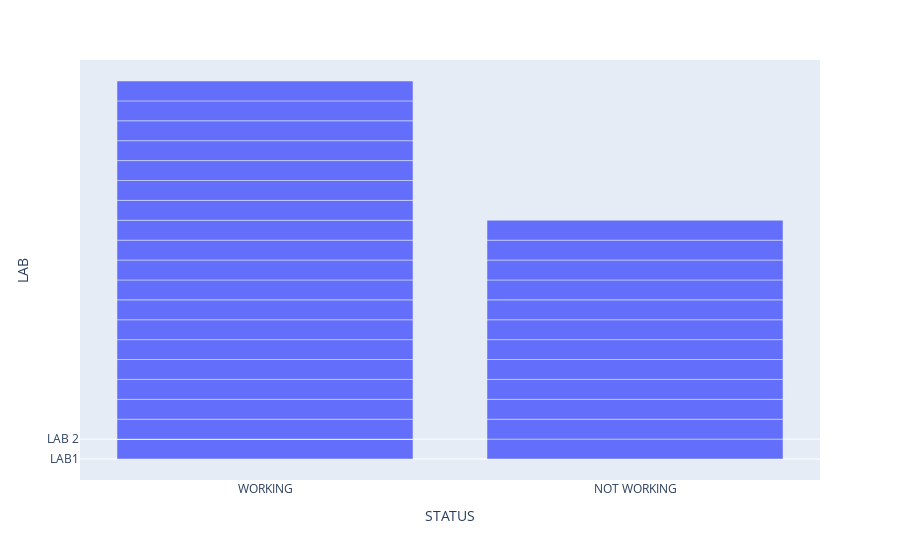

Write notebook code for a chart like this one.
### Code cell
fig = px.bar(df, y='LAB', x='STATUS')
fig.show()

### Figure 1 — Plotly figure (JSON) as saved in the notebook; plotly's stock layout.template omitted (floating-point values rounded to 4 significant figures)
{"data": [{"alignmentgroup": "True", "hovertemplate": "STATUS=%{x}<br>LAB=%{y}<extra></extra>", "legendgroup": "", "marker": {"color": "#636efa"}, "name": "", "offsetgroup": "", "orientation": "v", "showlegend": false, "textposition": "auto", "type": "bar", "x": ["WORKING", "WORKING", "WORKING", "WORKING", "WORKING", "WORKING", "WORKING", "WORKING", "WORKING", "WORKING", "WORKING", "WORKING", "WORKING", "WORKING", "WORKING", "WORKING", "WORKING", "WORKING", "WORKING", "WORKING", "WORKING", "WORKING", "WORKING", "WORKING", "WORKING", "WORKING", "WORKING", "WORKING", "WORKING", "WORKING", "NOT WORKING", "WORKING", "WORKING", "WORKING", "WORKING", "WORKING", "WORKING", "WORKING", "WORKING", "WORKING", "WORKING", "WORKING", "NOT WORKING", "WORKING", "WORKING", "WORKING", "WORKING", "NOT WORKING", "NOT WORKING", "NOT WORKING", "NOT WORKING", "NOT WORKING", "NOT WORKING", "NOT WORKING", "NOT WORKING", "NOT WORKING", "NOT WORKING"], "xaxis": "x", "y": ["LAB1", "LAB1", "LAB1", "LAB1", "LAB1", "LAB1", "LAB 2", "LAB1", "LAB1", "LAB1", "LAB1", "LAB1", "LAB1", "LAB1", "LAB1", "LAB1", "LAB1", "LAB1", "LAB1", "LAB1", "LAB1", "LAB1", "LAB1", "LAB1", "LAB1", "LAB1", "LAB1", "LAB 2", "LAB 2", "LAB 2", "LAB 2", "LAB 2", "LAB 2", "LAB 2", "LAB 2", "LAB 2", "LAB 2", "LAB 2", "LAB 2", "LAB 2", "LAB 2", "LAB 2", "LAB 2", "LAB 2", "LAB 2", "LAB 2", "LAB 2", "LAB 2", "LAB 2", "LAB 2", "LAB 2", "LAB 2", "LAB 2", "LAB 2", "LAB 2", "LAB 2", "LAB 2"], "yaxis": "y"}], "layout": {"barmode": "relative", "legend": {"tracegroupgap": 0}, "margin": {"t": 60}, "xaxis": {"anchor": "y", "domain": [0, 1], "title": {"text": "STATUS"}}, "yaxis": {"anchor": "x", "domain": [0, 1], "title": {"text": "LAB"}}}}
